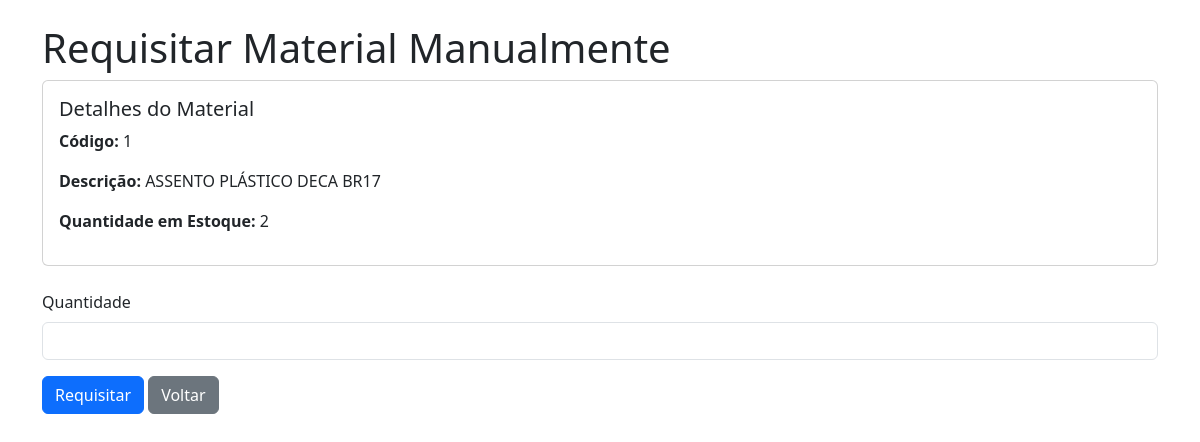
The app's page /requisitar_manual/1 (signed in) with its own data.
### app.py (models this page shows, shortened)
class Materiais(db.Model):
    __tablename__ = 'Materiais'
    CodMaterial = db.Column(db.Integer, primary_key=True, autoincrement=True)
    DescricaoMaterial = db.Column(db.Text, nullable=False)
    Empresa = db.Column(db.Text, nullable=False)
    Aplicacao = db.Column(db.Text, nullable=False)
    QuantidadeEstoque = db.Column(db.Integer, default=0)
    Fornecedor = db.Column(db.Text)
    NumeroNF = db.Column(db.Text)
    FatorConsumo = db.Column(db.Float, nullable=True, default=0.0)
    Ativo = db.Column(db.Boolean, default=False)

### app.py (the view, shortened to what this page needs)
@routes_bp.route('/requisitar_manual/<int:cod_material>', methods=['GET', 'POST'])
def requisitar_manual(cod_material):
    if 'usuario' not in session:
        return redirect(url_for('routes_bp.login'))
    try:
        material = Materiais.query.get_or_404(cod_material)
        return render_template('requisitar_manual.html', material=material)
    except Exception as e:
        db.session.rollback()
        flash(f'Erro ao requisitar material: {str(e)}', 'error')
        return redirect(url_for('routes_bp.listar_estoque'))

### app.py (called while the page is built, shortened)
@routes_bp.before_request
def verificar_tempo_inatividade():
    if request.endpoint in ['routes_bp.login', 'static']:
        return
    print(f"Verificando sessão para endpoint: {request.endpoint}")
    print(f"Sessão atual: {dict(session)}")
    print(f"Cookies recebidos: {request.cookies}")
    if 'usuario' not in session:
        print(f"Usuário não autenticado tentando acessar {request.endpoint}")
        return redirect(url_for('routes_bp.login'))
    agora = datetime.now()
    ultima_atividade = session.get('ultima_atividade')
    session['ultima_atividade'] = str(agora)

### templates/requisitar_manual.html (shortened to what this page needs)
<!DOCTYPE html>
<html lang="pt-BR">
<head>
    <link href="https://cdn.jsdelivr.net/npm/bootstrap@5.3.3/dist/css/bootstrap.min.css" rel="stylesheet">
</head>
<body>
    <div class="container mt-4">
        <h1>Requisitar Material Manualmente</h1>
        <div class="card mb-4">
            <div class="card-body">
                <h5 class="card-title">Detalhes do Material</h5>
                <p><strong>Código:</strong> {{ material.CodMaterial }}</p>
                <p><strong>Descrição:</strong> {{ material.DescricaoMaterial }}</p>
                <p><strong>Quantidade em Estoque:</strong> {{ material.QuantidadeEstoque }}</p>
            </div>
        </div>
        <form method="POST">
            <div class="mb-3">
                <label for="quantidade" class="form-label">Quantidade</label>
                <input type="number" class="form-control" id="quantidade" name="quantidade" min="1" max="{{ material.QuantidadeEstoque }}" required>
            </div>
            <button type="submit" class="btn btn-primary">Requisitar</button>
            <a href="{{ url_for('routes_bp.listar_estoque') }}" class="btn btn-secondary">Voltar</a>
        </form>
    </div>
</body>
</html>

### records on screen
Materiais: CodMaterial "1", DescricaoMaterial "ASSENTO PLÁSTICO DECA BR17", QuantidadeEstoque "2"
